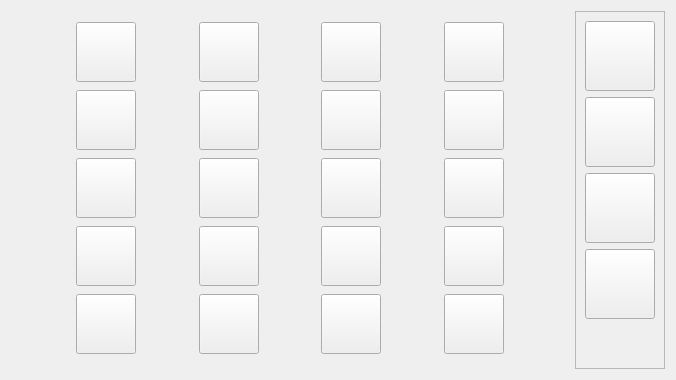
     <widget class="QWidget" name="app">
      <layout class="QHBoxLayout" name="horizontalLayout">
       <item>
        <widget class="QStackedWidget" name="appStaked">
         <widget class="QWidget" name="AppView">
          <layout class="QGridLayout" name="gridLayout_4">
           <item row="0" column="3">
            <widget class="QPushButton" name="IDC_APP_002">
             <property name="minimumSize">
              <size>
               <width>60</width>
               <height>60</height>
              </size>
             </property>
             <property name="maximumSize">
              <size>
               <width>60</width>
               <height>60</height>
              </size>
             </property>
             <property name="text">
              <string/>
             </property>
             <property name="iconSize">
              <size>
               <width>55</width>
               <height>55</height>
              </size>
             </property>
            </widget>
           </item>
           <item row="2" column="4">
            <spacer name="horizontalSpacer_14">
             <property name="orientation">
              <enum>Qt::Orientation::Horizontal</enum>
             </property>
             <property name="sizeHint" stdset="0">
              <size>
               <width>40</width>
               <height>20</height>
              </size>
             </property>
            </spacer>
           </item>
           <item row="4" column="7">
            <widget class="QPushButton" name="IDC_APP_020">
             <property name="minimumSize">
              <size>
               <width>60</width>
               <height>60</height>
              </size>
             </property>
             <property name="maximumSize">
              <size>
               <width>60</width>
               <height>60</height>
              </size>
             </property>
             <property name="text">
              <string/>
             </property>
             <property name="iconSize">
              <size>
               <width>55</width>
               <height>55</height>
              </size>
             </property>
            </widget>
           </item>
           <item row="2" column="6">
            <spacer name="horizontalSpacer_21">
             <property name="orientation">
              <enum>Qt::Orientation::Horizontal</enum>
             </property>
             <property name="sizeHint" stdset="0">
              <size>
               <width>40</width>
               <height>20</height>
              </size>
             </property>
            </spacer>
           </item>
           <item row="2" column="1">
            <widget class="QPushButton" name="IDC_APP_009">
             <property name="minimumSize">
              <size>
               <width>60</width>
               <height>60</height>
              </size>
             </property>
             <property name="maximumSize">
              <size>
               <width>60</width>
               <height>60</height>
              </size>
             </property>
             <property name="text">
              <string/>
             </property>
             <property name="iconSize">
              <size>
               <width>55</width>
               <height>55</height>
              </size>
             </property>
            </widget>
           </item>
           <item row="1" column="5">
            <widget class="QPushButton" name="IDC_APP_007">
             <property name="minimumSize">
              <size>
               <width>60</width>
               <height>60</height>
              </size>
             </property>
             <property name="maximumSize">
              <size>
               <width>60</width>
               <height>60</height>
              </size>
             </property>
             <property name="text">
              <string/>
             </property>
             <property name="iconSize">
              <size>
               <width>55</width>
               <height>55</height>
              </size>
             </property>
            </widget>
           </item>
           <item row="4" column="5">
            <widget class="QPushButton" name="IDC_APP_019">
             <property name="minimumSize">
              <size>
               <width>60</width>
               <height>60</height>
              </size>
             </property>
             <property name="maximumSize">
              <size>
               <width>60</width>
               <height>60</height>
              </size>
             </property>
             <property name="text">
              <string/>
             </property>
             <property name="iconSize">
              <size>
               <width>55</width>
               <height>55</height>
              </size>
             </property>
            </widget>
           </item>
           <item row="0" column="1">
            <widget class="QPushButton" name="IDC_APP_001">
             <property name="minimumSize">
              <size>
               <width>60</width>
               <height>60</height>
              </size>
             </property>
             <property name="maximumSize">
              <size>
               <width>60</width>
               <height>60</height>
              </size>
             </property>
             <property name="text">
              <string/>
             </property>
             <property name="iconSize">
              <size>
               <width>55</width>
               <height>55</height>
              </size>
             </property>
            </widget>
           </item>
           <item row="3" column="5">
            <widget class="QPushButton" name="IDC_APP_015">
             <property name="minimumSize">
              <size>
               <width>60</width>
               <height>60</height>
              </size>
             </property>
             <property name="maximumSize">
              <size>
               <width>60</width>
               <height>60</height>
              </size>
             </property>
             <property name="text">
              <string/>
             </property>
             <property name="iconSize">
              <size>
               <width>55</width>
               <height>55</height>
              </size>
             </property>
            </widget>
           </item>
           <item row="2" column="3">
            <widget class="QPushButton" name="IDC_APP_010">
             <property name="minimumSize">
              <size>
               <width>60</width>
               <height>60</height>
              </size>
             </property>
             <property name="maximumSize">
              <size>
               <width>60</width>
               <height>60</height>
              </size>
             </property>
             <property name="text">
              <string/>
             </property>
             <property name="iconSize">
              <size>
               <width>55</width>
               <height>55</height>
              </size>
             </property>
            </widget>
           </item>
           <item row="2" column="8">
            <spacer name="horizontalSpacer_22">
             <property name="orientation">
              <enum>Qt::Orientation::Horizontal</enum>
             </property>
             <property name="sizeHint" stdset="0">
              <size>
               <width>40</width>
               <height>20</height>
              </size>
             </property>
            </spacer>
           </item>
           <item row="4" column="3">
            <widget class="QPushButton" name="IDC_APP_018">
             <property name="minimumSize">
              <size>
               <width>60</width>
               <height>60</height>
              </size>
             </property>
             <property name="maximumSize">
              <size>
               <width>60</width>
               <height>60</height>
              </size>
             </property>
             <property name="text">
              <string/>
             </property>
             <property name="iconSize">
              <size>
               <width>55</width>
               <height>55</height>
              </size>
             </property>
            </widget>
           </item>
           <item row="1" column="7">
            <widget class="QPushButton" name="IDC_APP_008">
             <property name="minimumSize">
              <size>
               <width>60</width>
               <height>60</height>
              </size>
             </property>
             <property name="maximumSize">
              <size>
               <width>60</width>
               <height>60</height>
              </size>
             </property>
             <property name="text">
              <string/>
             </property>
             <property name="iconSize">
              <size>
               <width>55</width>
               <height>55</height>
              </size>
             </property>
            </widget>
           </item>
           <item row="3" column="1">
            <widget class="QPushButton" name="IDC_APP_013">
             <property name="minimumSize">
              <size>
               <width>60</width>
               <height>60</height>
              </size>
             </property>
             <property name="maximumSize">
              <size>
               <width>60</width>
               <height>60</height>
              </size>
             </property>
             <property name="text">
              <string/>
             </property>
             <property name="iconSize">
              <size>
               <width>55</width>
               <height>55</height>
              </size>
             </property>
            </widget>
           </item>
           <item row="2" column="5">
            <widget class="QPushButton" name="IDC_APP_011">
             <property name="minimumSize">
              <size>
               <width>60</width>
               <height>60</height>
              </size>
             </property>
             <property name="maximumSize">
              <size>
               <width>60</width>
               <height>60</height>
              </size>
             </property>
             <property name="text">
              <string/>
             </property>
             <property name="iconSize">
              <size>
               <width>55</width>
               <height>55</height>
              </size>
             </property>
            </widget>
           </item>
           <item row="2" column="7">
            <widget class="QPushButton" name="IDC_APP_012">
             <property name="minimumSize">
              <size>
               <width>60</width>
               <height>60</height>
              </size>
             </property>
             <property name="maximumSize">
              <size>
               <width>60</width>
               <height>60</height>
              </size>
             </property>
             <property name="text">
              <string/>
             </property>
             <property name="iconSize">
              <size>
               <width>55</width>
               <height>55</height>
              </size>
             </property>
            </widget>
           </item>
           <item row="3" column="3">
            <widget class="QPushButton" name="IDC_APP_014">
             <property name="minimumSize">
              <size>
               <width>60</width>
               <height>60</height>
              </size>
             </property>
             <property name="maximumSize">
              <size>
               <width>60</width>
               <height>60</height>
              </size>
             </property>
             <property name="text">
              <string/>
             </property>
             <property name="iconSize">
              <size>
               <width>55</width>
               <height>55</height>
              </size>
             </property>
            </widget>
           </item>
           <item row="1" column="1">
            <widget class="QPushButton" name="IDC_APP_005">
             <property name="minimumSize">
              <size>
               <width>60</width>
               <height>60</height>
              </size>
             </property>
             <property name="maximumSize">
              <size>
               <width>60</width>
               <height>60</height>
              </size>
             </property>
             <property name="text">
              <string/>
             </property>
             <property name="iconSize">
              <size>
               <width>55</width>
               <height>55</height>
              </size>
             </property>
            </widget>
           </item>
           <item row="1" column="3">
            <widget class="QPushButton" name="IDC_APP_006">
             <property name="minimumSize">
              <size>
               <width>60</width>
               <height>60</height>
              </size>
             </property>
             <property name="maximumSize">
              <size>
               <width>60</width>
               <height>60</height>
              </size>
             </property>
             <property name="text">
              <string/>
             </property>
             <property name="iconSize">
              <size>
               <width>55</width>
               <height>55</height>
              </size>
             </property>
            </widget>
           </item>
           <item row="0" column="5">
            <widget class="QPushButton" name="IDC_APP_003">
             <property name="minimumSize">
              <size>
               <width>60</width>
               <height>60</height>
              </size>
             </property>
             <property name="maximumSize">
              <size>
               <width>60</width>
               <height>60</height>
              </size>
             </property>
             <property name="text">
              <string/>
             </property>
             <property name="iconSize">
              <size>
               <width>55</width>
               <height>55</height>
              </size>
             </property>
            </widget>
           </item>
           <item row="3" column="7">
            <widget class="QPushButton" name="IDC_APP_016">
             <property name="minimumSize">
              <size>
               <width>60</width>
               <height>60</height>
              </size>
             </property>
             <property name="maximumSize">
              <size>
               <width>60</width>
               <height>60</height>
              </size>
             </property>
             <property name="text">
              <string/>
             </property>
             <property name="iconSize">
              <size>
               <width>55</width>
               <height>55</height>
              </size>
             </property>
            </widget>
           </item>
           <item row="4" column="1">
            <widget class="QPushButton" name="IDC_APP_017">
             <property name="minimumSize">
              <size>
               <width>60</width>
               <height>60</height>
              </size>
             </property>
             <property name="maximumSize">
              <size>
               <width>60</width>
               <height>60</height>
              </size>
             </property>
             <property name="text">
              <string/>
             </property>
             <property name="iconSize">
              <size>
               <width>55</width>
               <height>55</height>
              </size>
             </property>
            </widget>
           </item>
           <item row="0" column="7">
            <widget class="QPushButton" name="IDC_APP_004">
             <property name="minimumSize">
              <size>
               <width>60</width>
               <height>60</height>
              </size>
             </property>
             <property name="maximumSize">
              <size>
               <width>60</width>
               <height>60</height>
              </size>
             </property>
             <property name="text">
              <string/>
             </property>
             <property name="iconSize">
              <size>
               <width>55</width>
               <height>55</height>
              </size>
             </property>
            </widget>
           </item>
           <item row="2" column="2">
            <spacer name="horizontalSpacer_13">
             <property name="orientation">
              <enum>Qt::Orientation::Horizontal</enum>
             </property>
             <property name="sizeHint" stdset="0">
              <size>
               <width>40</width>
               <height>20</height>
              </size>
             </property>
            </spacer>
           </item>
           <item row="2" column="0">
            <spacer name="horizontalSpacer_20">
             <property name="orientation">
              <enum>Qt::Orientation::Horizontal</enum>
             </property>
             <property name="sizeHint" stdset="0">
              <size>
               <width>40</width>
               <height>20</height>
              </size>
             </property>
            </spacer>
           </item>
          </layout>
         </widget>
         <widget class="QWidget" name="NoApp">
          <layout class="QVBoxLayout" name="verticalLayout_12">
           <item>
            <widget class="QLabel" name="LINCNOAPP">
             <property name="font">
              <font>
               <pointsize>15</pointsize>
               <bold>true</bold>
              </font>
             </property>
             <property name="text">
              <string>Il n'y a aucune application enregistrée dans Arrera I2025.</string>
             </property>
            </widget>
           </item>
          </layout>
         </widget>
        </widget>
       </item>
       <item>
        <widget class="QFrame" name="FBUREAUTIQUEAPP">
         <property name="frameShape">
          <enum>QFrame::Shape::StyledPanel</enum>
         </property>
         <property name="frameShadow">
          <enum>QFrame::Shadow::Raised</enum>
         </property>
         <layout class="QVBoxLayout" name="verticalLayout_3">
          <item>
           <widget class="QPushButton" name="IDC_NAVIGATEUR">
            <property name="minimumSize">
             <size>
              <width>70</width>
              <height>70</height>
             </size>
            </property>
            <property name="maximumSize">
             <size>
              <width>70</width>
              <height>70</height>
             </size>
            </property>
            <property name="text">
             <string/>
            </property>
            <property name="icon">
             <iconset resource="resource.qrc">
              <normaloff>:/icon/img/navigateur.png</normaloff>:/icon/img/navigateur.png</iconset>
            </property>
            <property name="iconSize">
             <size>
              <width>75</width>
              <height>75</height>
             </size>
            </property>
           </widget>
          </item>
          <item>
           <widget class="QPushButton" name="IDC_PRESENTATION">
            <property name="minimumSize">
             <size>
              <width>70</width>
              <height>70</height>
             </size>
            </property>
            <property name="maximumSize">
             <size>
              <width>70</width>
              <height>70</height>
             </size>
            </property>
            <property name="text">
             <string/>
            </property>
            <property name="icon">
             <iconset resource="resource.qrc">
              <normaloff>:/icon/img/presentation.png</normaloff>:/icon/img/presentation.png</iconset>
            </property>
            <property name="iconSize">
             <size>
              <width>70</width>
              <height>70</height>
             </size>
            </property>
           </widget>
          </item>
          <item>
           <widget class="QPushButton" name="IDC_TABLEUR">
            <property name="minimumSize">
             <size>
              <width>70</width>
              <height>70</height>
             </size>
            </property>
            <property name="maximumSize">
             <size>
              <width>70</width>
              <height>70</height>
             </size>
            </property>
            <property name="text">
             <string/>
            </property>
            <property name="icon">
             <iconset resource="resource.qrc">
              <normaloff>:/icon/img/tableur.png</normaloff>:/icon/img/tableur.png</iconset>
            </property>
            <property name="iconSize">
             <size>
              <width>70</width>
              <height>70</height>
             </size>
            </property>
           </widget>
          </item>
          <item>
           <widget class="QPushButton" name="IDC_TRAITEMENTTEXTE">
            <property name="minimumSize">
             <size>
              <width>70</width>
              <height>70</height>
             </size>
            </property>
            <property name="maximumSize">
             <size>
              <width>70</width>
              <height>70</height>
             </size>
            </property>
            <property name="text">
             <string/>
            </property>
            <property name="icon">
             <iconset resource="resource.qrc">
              <normaloff>:/icon/img/traitementTexte.png</normaloff>:/icon/img/traitementTexte.png</iconset>
            </property>
            <property name="iconSize">
             <size>
              <width>70</width>
              <height>70</height>
             </size>
            </property>
           </widget>
          </item>
          <item>
           <spacer name="verticalSpacer_6">
            <property name="orientation">
             <enum>Qt::Orientation::Vertical</enum>
            </property>
            <property name="sizeHint" stdset="0">
             <size>
              <width>20</width>
              <height>40</height>
             </size>
            </property>
           </spacer>
          </item>
         </layout>
        </widget>
       </item>
      </layout>
     </widget>
